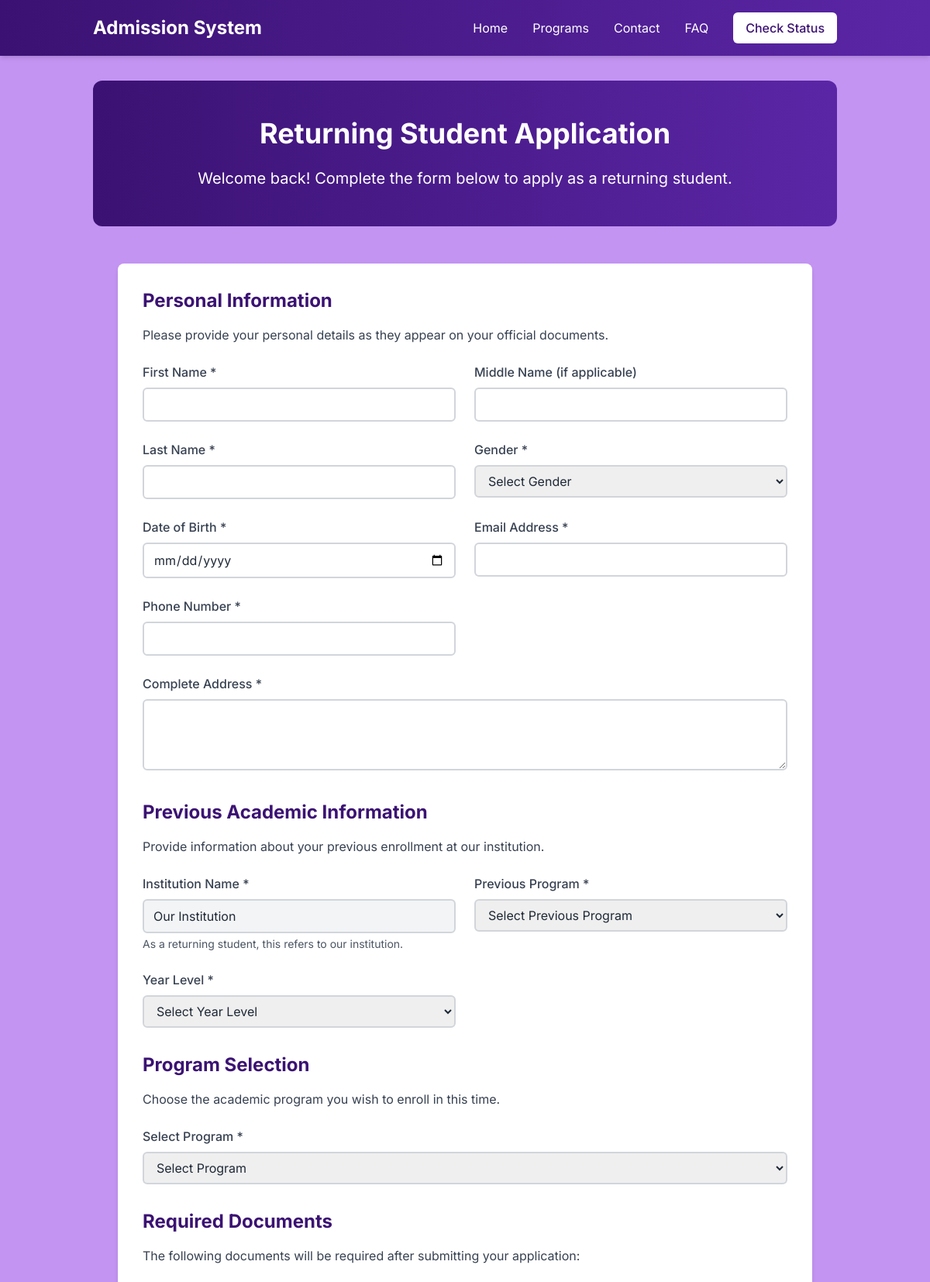
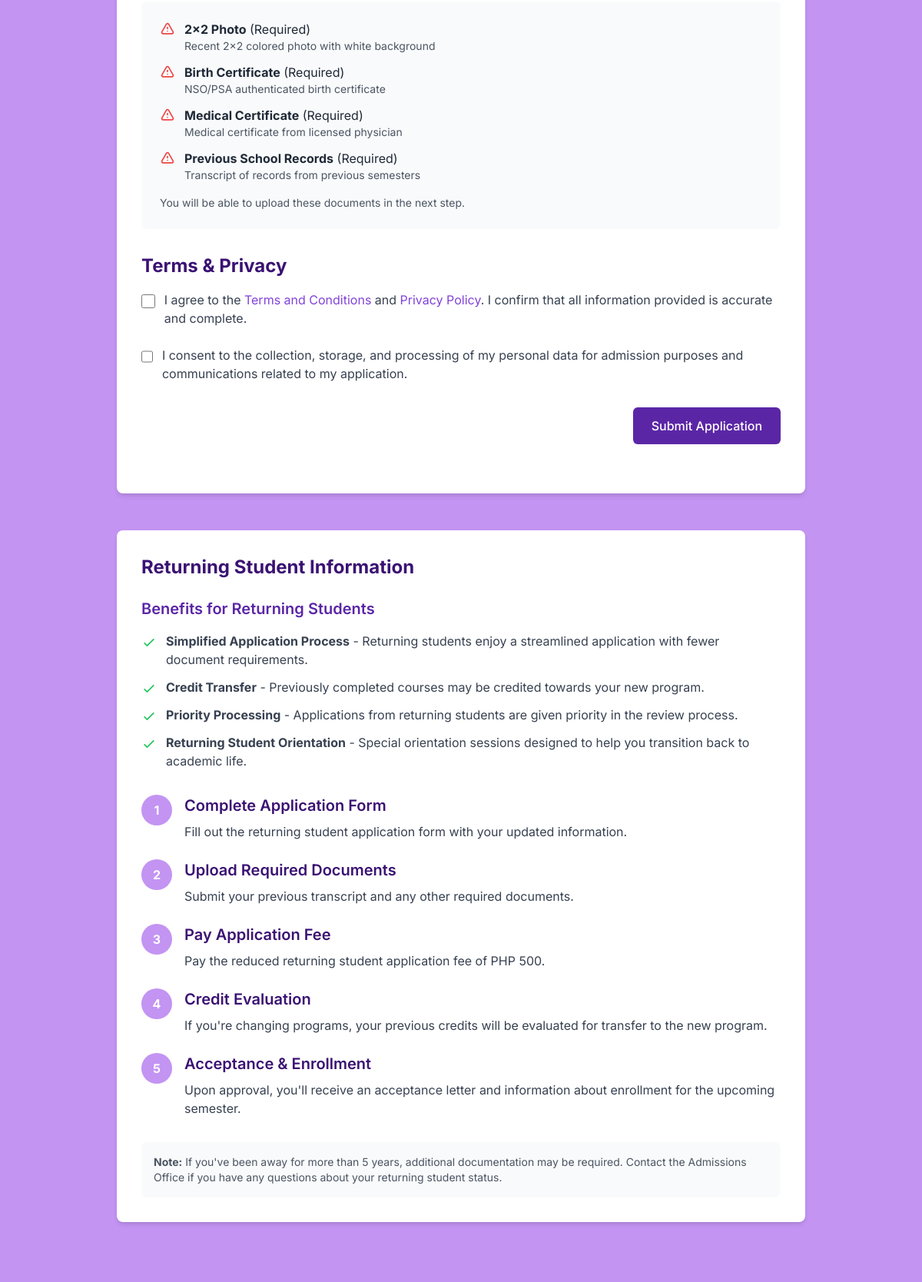
The page /apply/returning.php (upper part) on the database its author committed (2 pictures, top to bottom).
### tables this page shows
CREATE TABLE `requirements` (
  `id` int(11) NOT NULL,
  `name` varchar(100) NOT NULL,
  `description` text NOT NULL,
  `required` tinyint(1) NOT NULL DEFAULT 1,
  `applicant_type` enum('new','returning','transfer','all') NOT NULL DEFAULT 'all',
  `created_at` timestamp NOT NULL DEFAULT current_timestamp()
);

### includes/db.php (called while the page is built, shortened)
<?php
$host = 'localhost';
$dbname = 'admission_system';
$username = 'root';
$password = '';
try {
    $pdo = new PDO("mysql:host=$host;dbname=$dbname;charset=utf8mb4", $username, $password);
    $pdo->setAttribute(PDO::ATTR_ERRMODE, PDO::ERRMODE_EXCEPTION);
    $pdo->setAttribute(PDO::ATTR_DEFAULT_FETCH_MODE, PDO::FETCH_ASSOC);
    $pdo->setAttribute(PDO::ATTR_EMULATE_PREPARES, false);
} catch (PDOException $e) {
    die("Database connection failed: " . $e->getMessage());
}
function executeQuery($query, $params = []) {
    global $pdo;
    try {
        $stmt = $pdo->prepare($query);
        $stmt->execute($params);
        return $stmt;
    } catch (PDOException $e) {
        error_log("Database error: " . $e->getMessage());
        return false;
    }
}
function fetchAll($query, $params = []) {
    $stmt = executeQuery($query, $params);
    return $stmt ? $stmt->fetchAll() : false;
}
?>

### includes/functions.php (called while the page is built, shortened)
<?php
require_once 'db.php';
function getRequirementsByType($type) {
    return fetchAll(
        "SELECT * FROM requirements WHERE applicant_type = ? OR applicant_type = 'all' ORDER BY name ASC",
        [$type]
    );
}
?>

### apply/returning.php (the view, shortened to what this page needs)
<?php
require_once '../includes/db.php';
require_once '../includes/functions.php';
$formData = [];
$requirements = getRequirementsByType(APPLICANT_RETURNING);
$selectedProgram = 0;
require_once '../includes/header.php';
?>
<section class="py-12 header-gradient text-white rounded-xl mb-12">
    <div class="container mx-auto px-4 text-center">
        <h1 class="text-4xl font-bold mb-6">Returning Student Application</h1>
        <p class="text-xl max-w-3xl mx-auto">
            Welcome back! Complete the form below to apply as a returning student.
        </p>
    </div>
</section>
<section class="max-w-4xl mx-auto bg-white rounded-lg shadow-md p-8 mb-12 animate-on-scroll">
    <div class="mb-8">
        <h2 class="text-2xl font-bold text-dark-purple mb-4">Personal Information</h2>
        <p class="text-gray-700 mb-6">
            Please provide your personal details as they appear on your official documents.
        </p>
        <form action="returning.php" method="post" id="application-form">
            <div class="grid grid-cols-1 md:grid-cols-2 gap-6">
                <div>
                    <label for="first_name" class="block text-gray-700 font-medium mb-2">First Name *</label>
                    <input type="text" id="first_name" name="first_name" value="<?= $formData['first_name'] ?? '' ?>" class="form-input" required>
                </div>
                <div>
                    <label for="middle_name" class="block text-gray-700 font-medium mb-2">Middle Name (if applicable)</label>
                    <input type="text" id="middle_name" name="middle_name" value="<?= $formData['middle_name'] ?? '' ?>" class="form-input">
                </div>
                <div>
                    <label for="last_name" class="block text-gray-700 font-medium mb-2">Last Name *</label>
                    <input type="text" id="last_name" name="last_name" value="<?= $formData['last_name'] ?? '' ?>" class="form-input" required>
                </div>
                <div>
                    <label for="gender" class="block text-gray-700 font-medium mb-2">Gender *</label>
                    <select id="gender" name="gender" class="form-select" required>
                        <option value="" disabled <?= empty($formData['gender'] ?? '') ? 'selected' : '' ?>>Select Gender</option>
                    </select>
                </div>
                <div>
                    <label for="birthdate" class="block text-gray-700 font-medium mb-2">Date of Birth *</label>
                    <input type="date" id="birthdate" name="birthdate" value="<?= $formData['birthdate'] ?? '' ?>" class="form-input" required>
                </div>
                <div>
                    <label for="email" class="block text-gray-700 font-medium mb-2">Email Address *</label>
                    <input type="email" id="email" name="email" value="<?= $formData['email'] ?? '' ?>" class="form-input" required>
                </div>
                <div>
                    <label for="phone" class="block text-gray-700 font-medium mb-2">Phone Number *</label>
                    <input type="tel" id="phone" name="phone" value="<?= $formData['phone'] ?? '' ?>" class="form-input" required>
                </div>
                <div class="md:col-span-2">
                    <label for="address" class="block text-gray-700 font-medium mb-2">Complete Address *</label>
                    <textarea id="address" name="address" rows="3" class="form-input" required><?= $formData['address'] ?? '' ?></textarea>
                </div>
            </div>
            <div class="mt-8 mb-8">
                <h2 class="text-2xl font-bold text-dark-purple mb-4">Previous Academic Information</h2>
                <p class="text-gray-700 mb-6">
                    Provide information about your previous enrollment at our institution.
                </p>
                <div class="grid grid-cols-1 md:grid-cols-2 gap-6">
                    <div>
                        <label for="previous_school" class="block text-gray-700 font-medium mb-2">Institution Name *</label>
                        <input type="text" id="previous_school" name="previous_school" value="Our Institution" class="form-input bg-gray-100" readonly>
                        <p class="text-sm text-gray-600 mt-1">As a returning student, this refers to our institution.</p>
                    </div>
                    <div>
                        <label for="previous_program" class="block text-gray-700 font-medium mb-2">Previous Program *</label>
                        <select id="previous_program" name="previous_program" class="form-select" required>
                            <option value="" disabled <?= empty($formData['previous_program'] ?? '') ? 'selected' : '' ?>>Select Previous Program</option>
                        </select>
                    </div>
                    <div>
                        <label for="year_level" class="block text-gray-700 font-medium mb-2">Year Level *</label>
                        <select id="year_level" name="year_level" class="form-select" required>
                            <option value="" disabled <?= empty($formData['year_level'] ?? '') ? 'selected' : '' ?>>Select Year Level</option>
                        </select>
                    </div>
                </div>
            </div>
            <div class="mt-8 mb-8">
                <h2 class="text-2xl font-bold text-dark-purple mb-4">Program Selection</h2>
                <p class="text-gray-700 mb-6">
                    Choose the academic program you wish to enroll in this time.
                </p>
                <div>
                    <label for="program_id" class="block text-gray-700 font-medium mb-2">Select Program *</label>
                    <select id="program_id" name="program_id" class="form-select" required>
                        <option value="" disabled <?= $selectedProgram === 0 && empty($formData['program_id'] ?? '') ? 'selected' : '' ?>>Select Program</option>
                    </select>
                </div>
            </div>
            <div class="mt-8 mb-8">
                <h2 class="text-2xl font-bold text-dark-purple mb-4">Required Documents</h2>
                <p class="text-gray-700 mb-6">
                    The following documents will be required after submitting your application:
                </p>
                <div class="bg-gray-50 rounded-lg p-6">
                    <ul class="space-y-3">
                        <?php foreach ($requirements as $requirement): ?>
                            <li class="flex items-start space-x-3">
                                <?php if ($requirement['required']): ?>
                                    <span>
                                        <strong class="text-gray-800"><?= htmlspecialchars($requirement['name']) ?></strong> (Required)
                                        <p class="text-gray-600 text-sm"><?= htmlspecialchars($requirement['description']) ?></p>
                                    </span>
                                <?php endif; ?>
                            </li>
                        <?php endforeach; ?>
                    </ul>
                    <p class="mt-4 text-sm text-gray-600">
                        You will be able to upload these documents in the next step.
                    </p>
                </div>
            </div>
            <div class="mt-8">
                <h2 class="text-2xl font-bold text-dark-purple mb-4">Terms & Privacy</h2>
                <div class="mb-6">
                    <label class="flex items-start space-x-3">
                        <input type="checkbox" id="terms_agreement" class="form-checkbox mt-1" required>
                        <span class="text-gray-700">
                            I agree to the <a href="#" class="text-purple hover:text-dark-purple">Terms and Conditions</a> and <a href="#" class="text-purple hover:text-dark-purple">Privacy Policy</a>. I confirm that all information provided is accurate and complete.
                        </span>
                    </label>
                </div>
                <div class="mb-6">
                    <label class="flex items-start space-x-3">
                        <input type="checkbox" id="data_consent" class="form-checkbox mt-1" required>
                        <span class="text-gray-700">
                            I consent to the collection, storage, and processing of my personal data for admission purposes and communications related to my application.
                        </span>
                    </label>
                </div>
            </div>
            <div class="mt-8 flex justify-end">
                <button type="submit" name="submit_application" class="btn-primary">Submit Application</button>
            </div>
        </form>
    </div>
</section>
<section class="max-w-4xl mx-auto bg-white rounded-lg shadow-md p-8 mb-12">
    <h2 class="text-2xl font-bold text-dark-purple mb-6">Returning Student Information</h2>
    <div class="mb-8">
        <h3 class="text-xl font-semibold text-medium-dark-purple mb-4">Benefits for Returning Students</h3>
        <ul class="space-y-3 text-gray-700">
            <li class="flex items-start space-x-3">
                <svg class="w-5 h-5 mt-1 text-green-500 flex-shrink-0" fill="none" stroke="currentColor" viewBox="0 0 24 24" xmlns="http://www.w3.org/2000/svg">
                    <path stroke-linecap="round" stroke-linejoin="round" stroke-width="2" d="M5 13l4 4L19 7"></path>
                </svg>
                <span><strong>Simplified Application Process</strong> - Returning students enjoy a streamlined application with fewer document requirements.</span>
            </li>
            <li class="flex items-start space-x-3">
                <svg class="w-5 h-5 mt-1 text-green-500 flex-shrink-0" fill="none" stroke="currentColor" viewBox="0 0 24 24" xmlns="http://www.w3.org/2000/svg">
                    <path stroke-linecap="round" stroke-linejoin="round" stroke-width="2" d="M5 13l4 4L19 7"></path>
                </svg>
                <span><strong>Credit Transfer</strong> - Previously completed courses may be credited towards your new program.</span>
            </li>
            <li class="flex items-start space-x-3">
                <svg class="w-5 h-5 mt-1 text-green-500 flex-shrink-0" fill="none" stroke="currentColor" viewBox="0 0 24 24" xmlns="http://www.w3.org/2000/svg">
                    <path stroke-linecap="round" stroke-linejoin="round" stroke-width="2" d="M5 13l4 4L19 7"></path>
                </svg>
                <span><strong>Priority Processing</strong> - Applications from returning students are given priority in the review process.</span>
            </li>
            <li class="flex items-start space-x-3">
                <svg class="w-5 h-5 mt-1 text-green-500 flex-shrink-0" fill="none" stroke="currentColor" viewBox="0 0 24 24" xmlns="http://www.w3.org/2000/svg">
                    <path stroke-linecap="round" stroke-linejoin="round" stroke-width="2" d="M5 13l4 4L19 7"></path>
                </svg>
                <span><strong>Returning Student Orientation</strong> - Special orientation sessions designed to help you transition back to academic life.</span>
            </li>
        </ul>
    </div>
    <div class="space-y-6">
        <div class="flex items-start space-x-4">
            <div class="w-10 h-10 rounded-full bg-slight-purple flex items-center justify-center flex-shrink-0">
                <span class="text-white font-bold">1</span>
            </div>
            <div>
                <h3 class="text-xl font-semibold text-dark-purple mb-2">Complete Application Form</h3>
                <p class="text-gray-700">
                    Fill out the returning student application form with your updated information.
                </p>
            </div>
        </div>
        <div class="flex items-start space-x-4">
            <div class="w-10 h-10 rounded-full bg-slight-purple flex items-center justify-center flex-shrink-0">
                <span class="text-white font-bold">2</span>
            </div>
            <div>
                <h3 class="text-xl font-semibold text-dark-purple mb-2">Upload Required Documents</h3>
                <p class="text-gray-700">
                    Submit your previous transcript and any other required documents.
                </p>
            </div>
        </div>
        <div class="flex items-start space-x-4">
            <div class="w-10 h-10 rounded-full bg-slight-purple flex items-center justify-center flex-shrink-0">
                <span class="text-white font-bold">3</span>
            </div>
            <div>
                <h3 class="text-xl font-semibold text-dark-purple mb-2">Pay Application Fee</h3>
                <p class="text-gray-700">
                    Pay the reduced returning student application fee of PHP <?= ADMISSION_FEE ?>.
                </p>
            </div>
        </div>
        <div class="flex items-start space-x-4">
            <div class="w-10 h-10 rounded-full bg-slight-purple flex items-center justify-center flex-shrink-0">
                <span class="text-white font-bold">4</span>
            </div>
            <div>
                <h3 class="text-xl font-semibold text-dark-purple mb-2">Credit Evaluation</h3>
                <p class="text-gray-700">
                    If you're changing programs, your previous credits will be evaluated for transfer to the new program.
                </p>
            </div>
        </div>
        <div class="flex items-start space-x-4">
            <div class="w-10 h-10 rounded-full bg-slight-purple flex items-center justify-center flex-shrink-0">
                <span class="text-white font-bold">5</span>
            </div>
            <div>
                <h3 class="text-xl font-semibold text-dark-purple mb-2">Acceptance & Enrollment</h3>
                <p class="text-gray-700">
                    Upon approval, you'll receive an acceptance letter and information about enrollment for the upcoming semester.
                </p>
            </div>
        </div>
    </div>
    <div class="mt-8 p-4 bg-gray-50 rounded-lg">
        <p class="text-sm text-gray-600">
            <strong>Note:</strong> If you've been away for more than 5 years, additional documentation may be required.
            Contact the Admissions Office if you have any questions about your returning student status.
        </p>
    </div>
</section>
<?php require_once '../includes/footer.php'; ?>

### rows shown on the page
requirements: name "2x2 Photo", description "Recent 2x2 colored photo with white background"
requirements: name "Birth Certificate", description "NSO/PSA authenticated birth certificate"
requirements: name "Medical Certificate", description "Medical certificate from licensed physician"
requirements: name "Previous School Records", description "Transcript of records from previous semesters"

### other values the page prints
ADMISSION_FEE "500"
